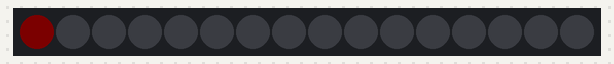
Simulated run of this sketch. Board: Arduino Uno, built with avr-gcc and run on an emulated ATmega328P. Shown: 16 RGB LEDs in strip order, left to right. Dim RGB values are drawn brighter than linear.

Above: at 0.01 s.
At 0.73 s:
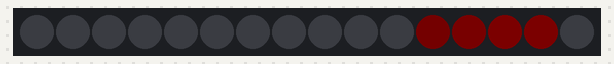
At 1.39 s:
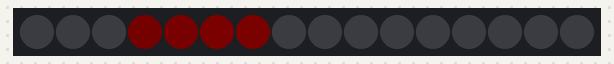

The sketch:

fade_comet.ino
```cpp
#include <Adafruit_NeoPixel.h>

#define PIN            6  // Define the pin where the data line is connected
#define NUMPIXELS      16 // Number of LEDs in the NeoPixel ring

Adafruit_NeoPixel strip = Adafruit_NeoPixel(NUMPIXELS, PIN, NEO_GRB + NEO_KHZ800);


  uint16_t hue = 100; // Hue value for color (scale 0-65535)
  int cometSize = 5; // Size of the comet
  int cometSpeed = 50; // Delay in milliseconds to control speed
  int cometFade = 64; // Larger value for faster fading

void setup() {
  strip.begin(); // Initialize the strip
  strip.show();  // Initialize all pixels to 'off'
}


void loop() {
  drawComet(cometSize, cometSpeed, hue, cometFade);
}

// Function to draw the comet effect with color and fade control
void drawComet(int size, int speed, uint16_t hue, int fade) {
  for (int i = 0; i < strip.numPixels() + size; i++) {
    strip.clear(); // Clear all LEDs

    // Draw the comet:
    for (int j = 0; j < size; j++) {
      int pos = i - j;
      if (pos < 0 || pos >= strip.numPixels()) continue; // Bounds check for comet head

      // Calculate brightness with fade effect:
      int brightness = map(j, 0, size, 255, 0) / fade; // Apply fading factor

      // Set color using HSV:
      uint32_t color = strip.ColorHSV(hue, 255, brightness); // Full saturation, variable brightness
      strip.setPixelColor(pos, color);
    }

    strip.show();
    delay(speed); // Controls the speed of the comet
  }
}
```

Measured:
- by itself, everything shown: repeats every 1.1 s, in 20 steps
